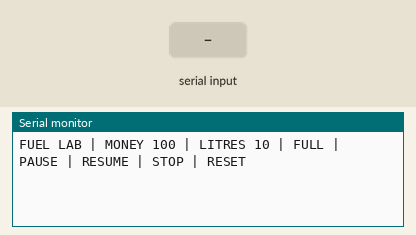
The sketch below on a simulated ESP32. Parts: the last lines printed to the serial monitor. The test bench sets the inputs (shaded band).

Above: at 1.2 s.
1.3 s: "PAUSE\n" received over Serial
At 2.0 s:
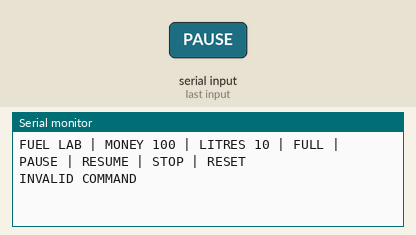
2.8 s: "RESET\n" received over Serial
At 4.0 s:
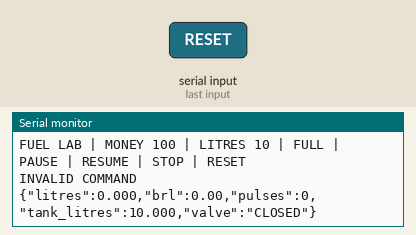
4.3 s: "FULL\n" received over Serial
At 4.48 s:
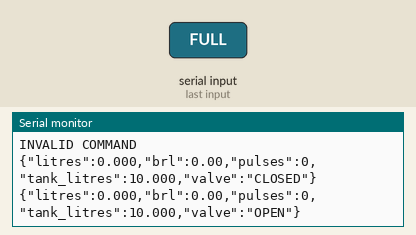
6.0 s: "RESUME\n" received over Serial
At 6.48 s:
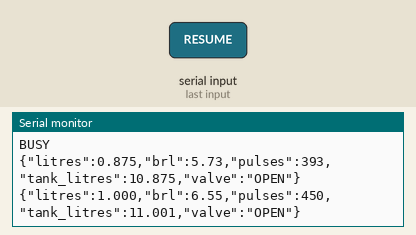

Measured:
- after the input at 1.3 s, the serial monitor: prints a new line at once (image 1)
- after the input at 2.8 s, the serial monitor: prints a new line at once (image 2)
- after the input at 4.3 s, the serial monitor: prints a new line at once (image 3)
- after the input at 6.0 s, the serial monitor: prints a new line at once (image 4)

The sketch:

fuel_simulator.ino
```cpp
#include <Arduino.h>
#include <math.h>

constexpr uint32_t PRICE_CENTS = 655;
constexpr uint32_t PULSES_PER_LITRE = 450;
constexpr uint32_t CAPACITY_ML = 50000;
constexpr uint32_t INITIAL_ML = 10000;
constexpr double FLOW_ML_PER_SECOND = 500.0;
double deliveredMl = 0;
uint32_t targetMl = 0;
uint32_t tankMl = INITIAL_ML;
uint32_t previousMs = 0;
uint32_t lastReportMs = 0;
bool running = false;
bool paused = false;
char commandBuffer[64];
size_t commandLength = 0;

void report() {
  uint32_t volume = static_cast<uint32_t>(deliveredMl);
  uint32_t cents = lround(deliveredMl * PRICE_CENTS / 1000.0);
  uint32_t pulseCount = static_cast<uint32_t>(deliveredMl * PULSES_PER_LITRE / 1000.0);
  Serial.printf("{\"litres\":%.3f,\"brl\":%.2f,\"pulses\":%lu,\"tank_litres\":%.3f,\"valve\":\"%s\"}\n", volume / 1000.0, cents / 100.0, static_cast<unsigned long>(pulseCount), (tankMl + deliveredMl) / 1000.0, running ? "OPEN" : "CLOSED");
}

void finish() {
  running = false;
  paused = false;
  report();
  tankMl += static_cast<uint32_t>(deliveredMl);
  deliveredMl = 0;
}

void command(char *text) {
  if (strcmp(text, "PAUSE") == 0 && running) { running = false; paused = true; report(); return; }
  if (strcmp(text, "RESUME") == 0 && paused) { paused = false; running = true; previousMs = millis(); return; }
  if (strcmp(text, "STOP") == 0 && (running || paused)) { finish(); return; }
  if (running || paused) { Serial.println("BUSY"); return; }
  if (strcmp(text, "RESET") == 0) { tankMl = INITIAL_ML; deliveredMl = 0; report(); return; }
  double value = 0;
  char extra;
  uint32_t requestedMl = 0;
  if (strcmp(text, "FULL") == 0) requestedMl = CAPACITY_ML - tankMl;
  else if (sscanf(text, "MONEY %lf %c", &value, &extra) == 1 && isfinite(value) && value > 0 && value <= 10000) requestedMl = static_cast<uint32_t>(lround(value * 100) * 1000ULL / PRICE_CENTS);
  else if (sscanf(text, "LITRES %lf %c", &value, &extra) == 1 && isfinite(value) && value > 0 && value <= 200) requestedMl = lround(value * 1000);
  else { Serial.println("INVALID COMMAND"); return; }
  targetMl = min(requestedMl, CAPACITY_ML - tankMl);
  if (targetMl == 0) { Serial.println("TANK FULL OR ZERO VOLUME"); return; }
  deliveredMl = 0;
  running = true;
  previousMs = millis();
}

void setup() {
  Serial.begin(115200);
  Serial.println("FUEL LAB | MONEY 100 | LITRES 10 | FULL | PAUSE | RESUME | STOP | RESET");
}

void loop() {
  while (Serial.available()) {
    char c = Serial.read();
    if (c == '\n') { commandBuffer[commandLength] = '\0'; command(commandBuffer); commandLength = 0; }
    else if (c != '\r') {
      if (commandLength < sizeof(commandBuffer) - 1) commandBuffer[commandLength++] = c;
      else { commandLength = 0; Serial.println("COMMAND TOO LONG"); }
    }
  }
  uint32_t now = millis();
  if (running) {
    deliveredMl = fmin(targetMl, deliveredMl + FLOW_ML_PER_SECOND * (now - previousMs) / 1000.0);
    previousMs = now;
    if (deliveredMl >= targetMl) finish();
    else if (now - lastReportMs >= 250) { lastReportMs = now; report(); }
  }
}
```
